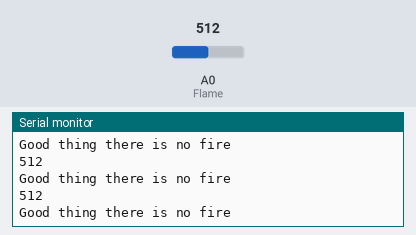
Bench run of a sketch on a simulated Arduino Uno, built with avr-gcc and run on an emulated ATmega328P. On the bench: the last lines printed to the serial monitor. The inputs (shaded band) are chosen by the test bench; at power-on: A0 (Flame) = 512.

Above: at 1.2 s.
1.3 s: A0 (Flame) set to 481
At 2.4 s:
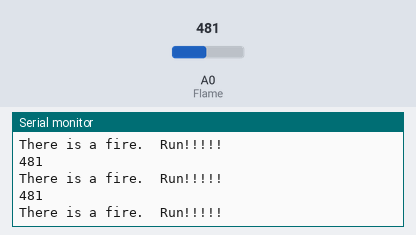
14.9 s: A0 (Flame) set to 110
At 15.5 s:
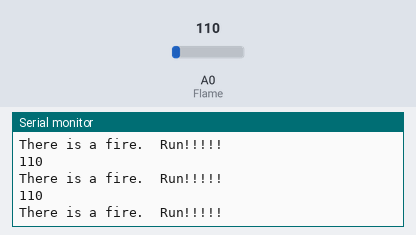
17.9 s: A0 (Flame) set to 92
At 19.0 s:
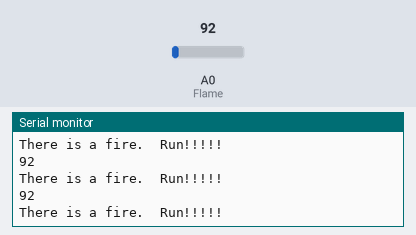
Timing chart, 0 to 20.9 s (numbered marks = the images above; inputs shaded):
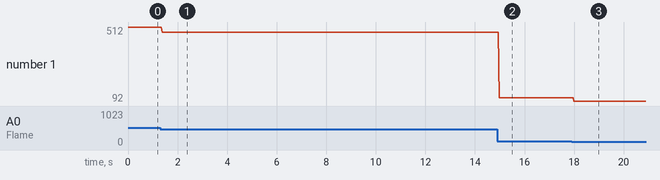

Measured:
- the behaviour switches between 500 and 499 on A0 (Flame) (found by bisection; images 0 and 1)
- after the input at 1.3 s, the serial monitor: prints a new line after 0.08 s (image 1)
- after the input at 14.9 s, the serial monitor: prints a new line after 0.07 s (image 2)
- after the input at 17.9 s, the serial monitor: prints a new line after 0.09 s (image 3)
- plotted number 1: 512 → 481 after the input at 1.3 s, 481 → 110 after the input at 14.9 s, 110 → 92 after the input at 17.9 s

The sketch:

flameSensor.ino
```cpp
//define input and output pins
const int Flame = A0;
const int Led = 13;

void setup() {

  Serial.begin(9600);
}

//digital pin on this module does not seem to work?
//analog output is somewhat proportional to flame intensity
//range =~500 -> 20

void loop() {
  int val;

  val = analogRead(Flame);

  Serial.println(val, DEC);
  if(val < 500) {
    digitalWrite(Led, HIGH);
    Serial.println("There is a fire.  Run!!!!!");
  }
  else {
    digitalWrite(Led, LOW);
    Serial.println("Good thing there is no fire");
  }

}
```
